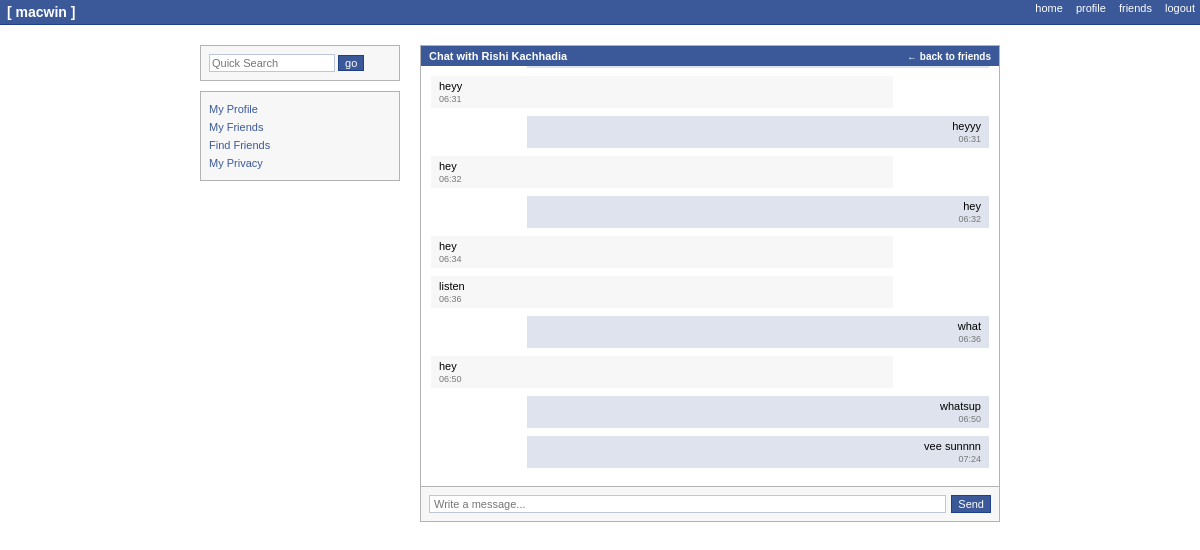
The page /chat/9/ (signed in) on the database as committed earlier.
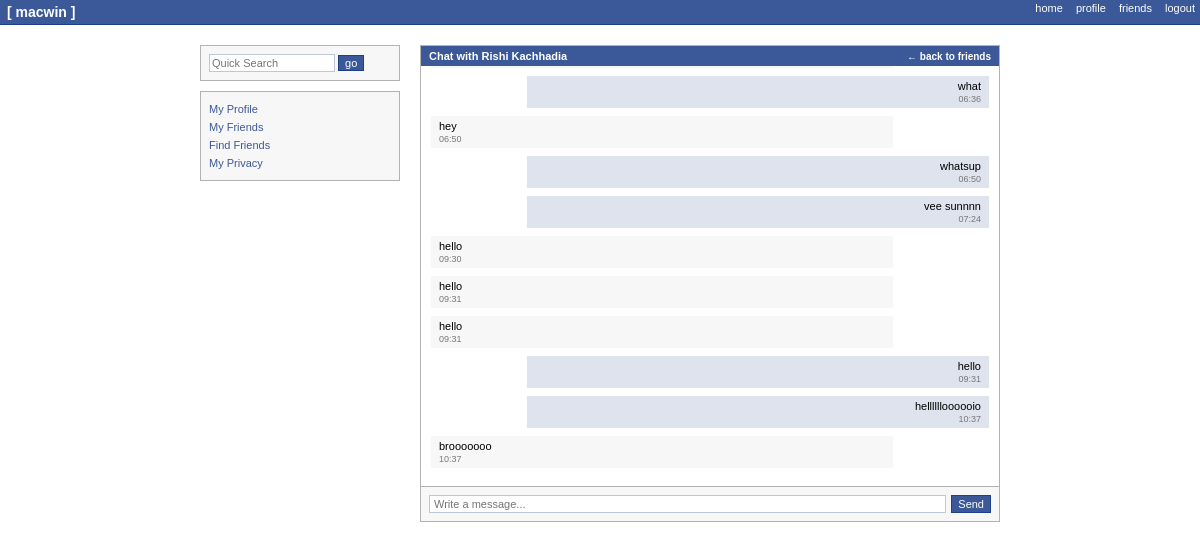
The same page on the database as committed later.
### chat/models.py (models this page shows, shortened)
class Message(models.Model):
    sender = models.ForeignKey(User, on_delete=models.CASCADE, related_name='sent_messages')
    receiver = models.ForeignKey(User, on_delete=models.CASCADE, related_name='received_messages')
    content = models.TextField()
    timestamp = models.DateTimeField(auto_now_add=True, db_index=True)
    is_read = models.BooleanField(default=False, db_index=True)
    class Meta:
        ordering = ['timestamp']
        indexes = [
            models.Index(fields=['sender', 'receiver']),
            models.Index(fields=['receiver', 'is_read']),
        ]

### chat/views.py (the view)
# urls.py: path('chat/<int:friend_id>/', views.chat_with_friend, name='chat_with_friend'),
@login_required
def chat_with_friend(request, friend_id):
    friend = User.objects.get(id=friend_id)
    is_friend = FriendRequest.objects.filter(
        Q(from_user=request.user, to_user=friend) |
        Q(from_user=friend, to_user=request.user),
        is_accepted=True
    ).exists()
    if not is_friend:
        messages.error(request, "You are not friends with this user.")
        return redirect('friends')
    messages_qs = Message.objects.filter(
        Q(sender=request.user, receiver=friend) |
        Q(sender=friend, receiver=request.user)
    )
    room_name = f"{min(request.user.id, friend.id)}_{max(request.user.id, friend.id)}"
    Message.objects.filter(sender=friend, receiver=request.user, is_read=False).update(is_read=True)
    return render(request, 'chat/chat_room.html', {
        'friend': friend,
        'chat_messages': messages_qs,
        'room_name': room_name
    })

### chat/context_processors.py (called while the page is built)
def notifications_processor(request):
    if request.user.is_authenticated:
        unread_notifications = Notification.objects.filter(user=request.user, is_read=False)
        return {'unread_notifications': unread_notifications}
    return {'unread_notifications': []}

### chat/templates/chat/chat_room.html (shortened to what this page needs)
<!DOCTYPE html>
<html lang="en">
<head>
</head>
<body>
  <div class="header">
    <h1>[ macwin ]</h1>
    <div class="header-links">
      <a href="{% url 'index' %}">home</a>
      <a href="{% url 'profile' %}">profile</a>
      <a href="{% url 'friends' %}">friends</a>
      <a href="{% url 'logout' %}">logout</a>
    </div>
  </div>
  <div class="container">
    <div class="sidebar">
      <div class="quick-search">
        <input type="text" placeholder="Quick Search">
        <button>go</button>
      </div>
      <div class="nav-links">
        <a href="{% url 'profile' %}">My Profile</a>
        <a href="{% url 'friends' %}">My Friends</a>
        <a href="{% url 'find_friends' %}">Find Friends</a>
        <a href="{% url 'privacy_settings' %}">My Privacy</a>
      </div>
    </div>
    <div class="main-content">
      <div class="chat-section">
        <div class="section-header">
          <span>Chat with {{ friend.profile.full_name }}</span>
          <a href="{% url 'friends' %}">← back to friends</a>
        </div>
        <div class="messages" id="chat-log">
          {% for msg in chat_messages %}
            <div class="message {% if msg.sender == request.user %}from-me{% else %}from-them{% endif %}">
              <div>{{ msg.content }}</div>
              <small>{{ msg.timestamp|date:"H:i" }}{% if msg.sender == request.user and forloop.last and msg.is_read %} ✓ Seen{% endif %}</small>
            </div>
          {% endfor %}
        </div>
        <div class="chat-input">
          <input type="text" id="chat-message-input" placeholder="Write a message..." />
          <button id="chat-message-submit">Send</button>
        </div>
      </div>
    </div>
  </div>
</body>
</html>

Rows that differ between the two databases and show on the page:
no longer on this page (row unchanged): Message: content "heyy", timestamp "06:31"
no longer on this page (row unchanged): Message: content "heyyy", timestamp "06:31"
no longer on this page (row unchanged): Message: content "hey", timestamp "06:32"
no longer on this page (row unchanged): Message: content "hey", timestamp "06:32"
no longer on this page (row unchanged): Message: content "hey", timestamp "06:34"
no longer on this page (row unchanged): Message: content "listen", timestamp "06:36"
added Message: content "hello", timestamp "09:30"
added Message: content "hello", timestamp "09:31"
added Message: content "hello", timestamp "09:31"
added Message: content "hello", timestamp "09:31"
added Message: content "helllllloooooio", timestamp "10:37"
added Message: content "brooooooo", timestamp "10:37"
